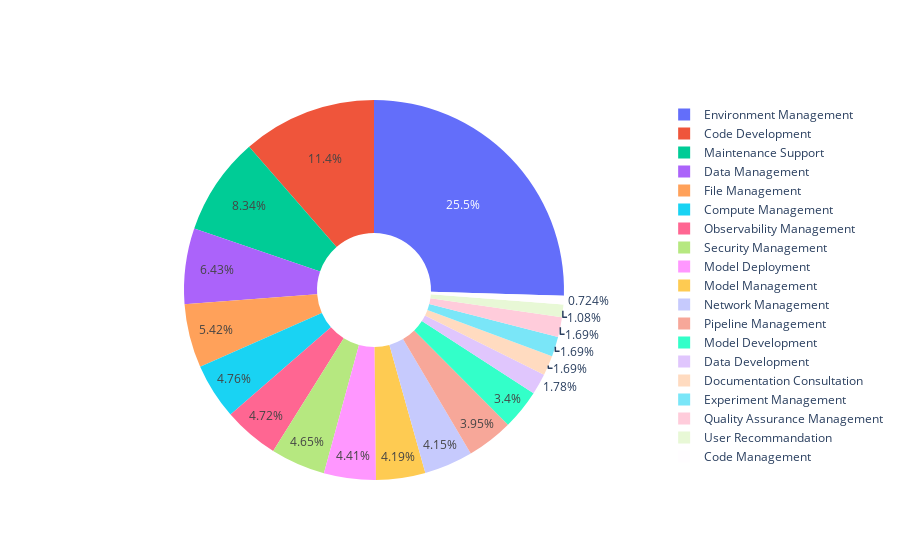

Here is the notebook cell this chart was saved with:
### Code cell
# assign human-readable & high-level topics to challenges & solutions

df = pd.read_json(os.path.join(path_rq3, 'topics.json'))
df['Resolution_summary_topic_macro'] = -1

for index, row in df.iterrows():
    if row['Resolution_summary_topic'] in macro_topic_mapping:
        df.at[index, 'Resolution_summary_topic_macro'] = int(macro_topic_mapping[row['Resolution_summary_topic']])
    else:
        df.drop(index, inplace=True)

df.to_json(os.path.join(path_rq3, 'macro-topics.json'), indent=4, orient='records')

df_number = pd.DataFrame()

values = []
labels = []

for index, group in df.groupby('Resolution_summary_topic_macro'):
    topic_list = [topic + 1 for topic in macro_topic2index_dict[macro_topic_indexing[index]]]
    entry = {
        'Index': index + 1,
        'Macro-topic': macro_topic_indexing[index],
        'Percentage (%)': round(len(group)/len(df)*100, 2),
        'Topic list': topic_list,
    }
    df_number = pd.concat([df_number, pd.DataFrame([entry])], ignore_index=True)
    labels.append(macro_topic_indexing[index])
    values.append(len(group))

print(df_number.to_latex(float_format="%.2f", index=False))
fig = go.Figure(data=[go.Pie(labels=labels, values=values, hole=.3)])
fig.show()

### Figure 1 — Plotly figure (JSON) as saved in the notebook; plotly's stock layout.template omitted (floating-point values rounded to 4 significant figures)
{"data": [{"hole": 0.3, "labels": ["Code Development", "Code Management", "Compute Management", "Data Development", "Data Management", "Documentation Consultation", "Environment Management", "Experiment Management", "File Management", "Maintenance Support", "Model Development", "Model Management", "Model Deployment", "Network Management", "Observability Management", "Pipeline Management", "Quality Assurance Management", "Security Management", "User Recommandation"], "type": "pie", "values": [520, 33, 217, 81, 293, 77, 1161, 77, 247, 380, 155, 191, 201, 189, 215, 180, 77, 212, 49]}], "layout": {}}
